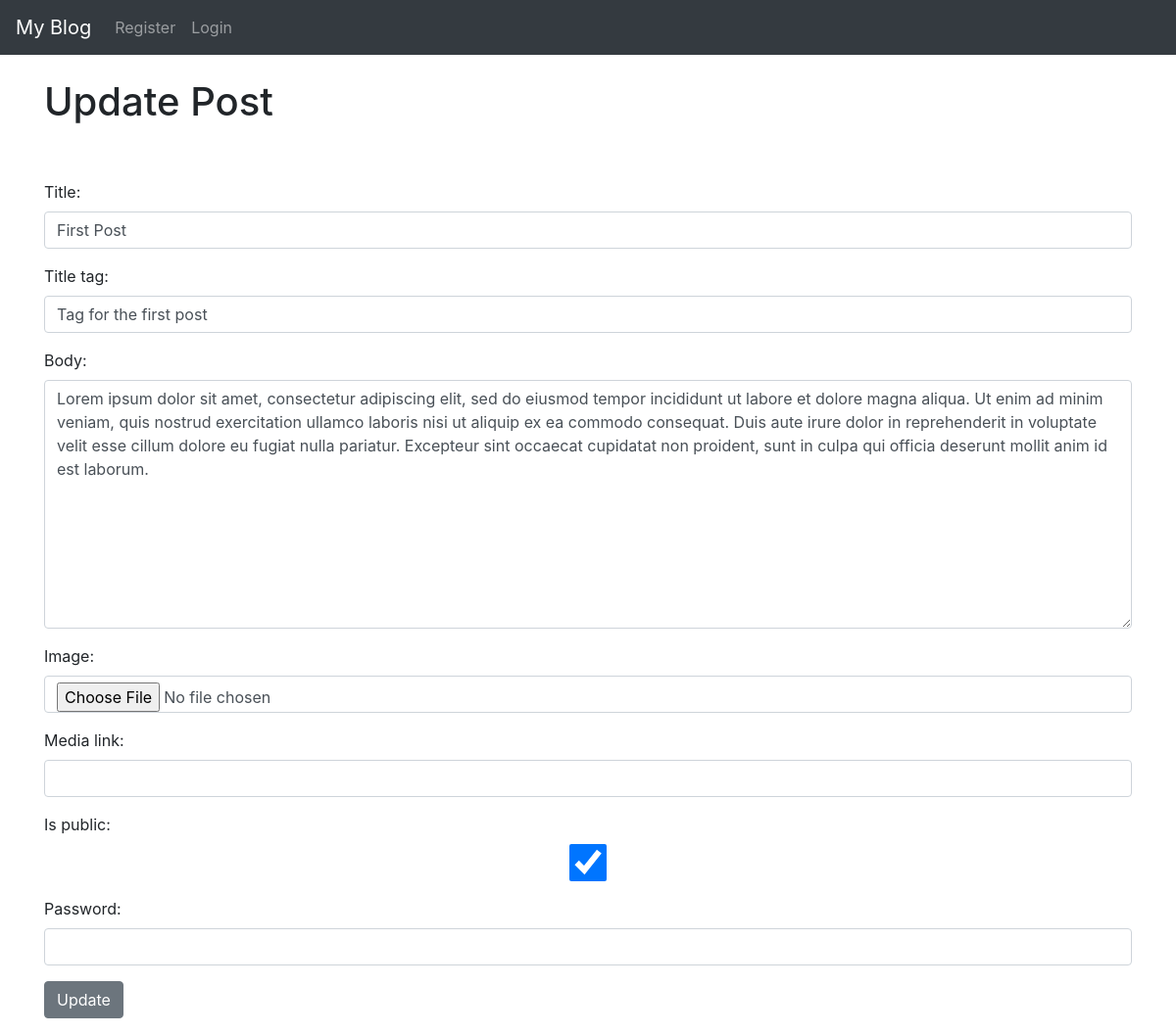
The app's page /article/edit/1 with its own data.
### theblog/models.py (models this page shows, shortened)
class Post(models.Model):
    title = models.CharField(max_length=255)
    title_tag = models.CharField(max_length=255)
    author = models.ForeignKey(User, on_delete=models.CASCADE)
    body = models.TextField()
    category = models.CharField(max_length=255, default='uncategorized')
    created_at = models.DateTimeField(default=timezone.now)
    updated_at = models.DateTimeField(auto_now=True)
    post_date = models.DateField(auto_now_add=True)
    is_public = models.BooleanField(default=True)
    password = models.CharField(max_length=50, blank=True, null=True)
    image = models.ImageField(upload_to='images/', null=True, blank=True)
    media_link = models.URLField(max_length=200, null=True, blank=True)

### theblog/views.py (the view)
# urls.py: path('article/edit/<int:pk>', UpdatePostView.as_view(), name='update_post'),
class UpdatePostView(UpdateView):
    model = Post
    form_class = EditForm
    template_name = 'update_post.html'

### theblog/forms.py
class EditForm(forms.ModelForm):
    class Meta:
        model = Post
        fields = ('title', 'title_tag', 'body', 'image', 'media_link', 'is_public', 'password')
        widgets = {
            'title':forms.TextInput(attrs={'class': 'form-control', 'placeholder': 'Enter blog title...'}),
            'title_tag': forms.TextInput(attrs={'class': 'form-control', 'placeholder': 'Enter title tag for this post...'}),
            'body': forms.Textarea(attrs={'class': 'form-control'}),
            'category': forms.Select(choices=choice_list, attrs={'class': 'form-control'}),
            'image': forms.ClearableFileInput(attrs={'class': 'form-control'}),
            'media_link': forms.URLInput(attrs={'class': 'form-control'}),
            'is_public': forms.CheckboxInput(attrs={'class': 'form-control'}),
            'password': forms.PasswordInput(attrs={'class': 'form-control'}),
        }

### theblog/templates/update_post.html (shortened to what this page needs)
{% extends 'base.html' %}
{% block content %}
    <h1>Update Post</h1>
    <br/><br/>
    <div class="form-group">
        <form method="POST">
                {{ form.as_p }}
                <button class="btn btn-secondary">Update</button>
        </form>
    </div>
{% endblock %}

### records on screen
Post: title "First Post", title_tag "Tag for the first post", body "Lorem ipsum dolor sit amet, consectetur adipiscing elit, sed do eiusmod tempor incididunt ut labore et dolore magna aliqua. Ut enim ad minim veniam, quis nostrud exercitation ullamco laboris nisi ut aliquip ex ea commodo consequat. Duis aute irure dolor in reprehenderit in voluptate velit esse cillum dolore eu fugiat nulla pariatur. Excepteur sint occaecat cupidatat non proident, sunt in culpa qui officia deserunt mollit anim id est laborum.", is_public "☑"
